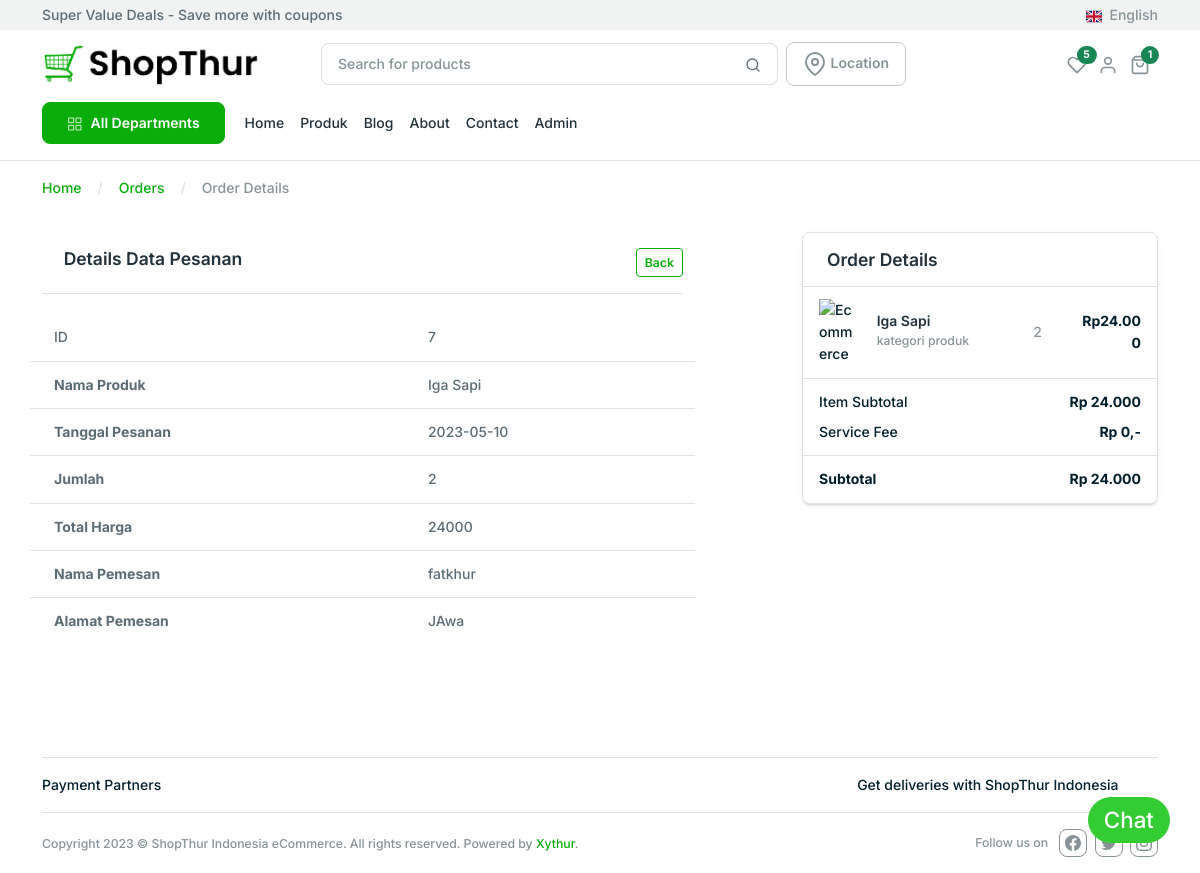
Screenshot of /detail_pesanan.php?id=7 with the database file from the repository.
### tables this page shows
CREATE TABLE `pesanan` (
  `id` int(11) NOT NULL,
  `nama_produk` varchar(55) NOT NULL,
  `tanggal` date NOT NULL,
  `qty` int(11) NOT NULL,
  `total_harga` double NOT NULL,
  `nama_pemesan` varchar(55) NOT NULL,
  `alamat_pemesan` varchar(55) NOT NULL
);

### detail_pesanan.php (the view)
<?php
    include_once 'templates/topbar.php';
    include_once 'templates/header.php';
    require_once 'dbkoneksi.php';
    $_id = $_GET['id'];
    $sql = "SELECT * FROM pesanan WHERE id=?";
    $st = $dbh->prepare($sql);
    $st->execute([$_id]);
    $row = $st->fetch();
?>
<main>
    <div class="mt-4">
    <div class="container">
      <div class="row ">
        <div class="col-12">
          <nav aria-label="breadcrumb">
            <ol class="breadcrumb mb-0">
              <li class="breadcrumb-item"><a href="#!">Home</a></li>
              <li class="breadcrumb-item"><a href="#!">Orders</a></li>
              <li class="breadcrumb-item active" aria-current="page">Order Details</li>
            </ol>
          </nav>
        </div>
      </div>
    </div>
    </div>
    <section class="mb-lg-14 mb-8 mt-8">
        <div class="container">
      <div>
        <div class="row">
          <div class="col-lg-7 col-md-12">
            <div class="accordion accordion-flush" id="accordionFlushExample">
              <div class="accordion-item py-4">
                <div class="d-flex justify-content-between align-items-center">
                  <a href="#" class="fs-5 text-inherit collapsed h4"  data-bs-toggle="collapse"
                    data-bs-target="#flush-collapseOne" aria-expanded="true" aria-controls="flush-collapseOne">
                    <i class="feather-icon icon-map-pin me-2 text-muted"></i>Details Data Pesanan
                  </a>
                  <a href="list_pesanan.php" class="btn btn-outline-primary btn-sm">Back </a>
                </div><hr>
                <div id="flush-collapseOne" class="accordion-collapse collapse show"
                  data-bs-parent="#accordionFlushExample">
                  <div class="mt-5">
                    <div class="row">
                      <table class="table table-centered table-hover">
                            <tr>
                                <td>ID</td>
                                <td><?=$row['id']?></td>
                            </tr>
                            <tr>
                                <td><b>Nama Produk</b></td>
                                <td><?=$row['nama_produk']?></td>
                            </tr>
                            <tr>
                                <td><b>Tanggal Pesanan</b></td>
                                <td><?=$row['tanggal']?></td>
                            </tr>
                            <tr>
                                <td><b>Jumlah</b></td>
                                <td><?=$row['qty']?></td>
                            </tr>
                            <tr>
                                <td><b>Total Harga</b></td>
                                <td><?=$row['total_harga']?></td>
                            </tr>
                            <tr>
                                <td><b>Nama Pemesan</b></td>
                                <td><?=$row['nama_pemesan']?></td>
                            </tr>
                            <tr>
                                <td><b>Alamat Pemesan</b></td>
                                <td><?=$row['alamat_pemesan']?></td>
                            </tr>
                      </table>
                    </div>
                  </div>
                </div>
              </div>
            </div>
          </div>
          <div class="col-12 col-md-12 offset-lg-1 col-lg-4">
            <div class="mt-4 mt-lg-0">
              <div class="card shadow-sm">
                <h5 class="px-6 py-4 bg-transparent mb-0">Order Details</h5>
                <ul class="list-group list-group-flush">
                  <li class="list-group-item px-4 py-3">
                    <div class="row align-items-center">
                      <div class="col-2 col-md-2">
                        <img src="https://s.id/produk_" alt="Ecommerce" class="img-fluid"></div>
                      <div class="col-5 col-md-5">
                        <h6 class="mb-0">
                        <?=$row['nama_produk']?></h6>
                        <span><small class="text-muted">kategori produk</small></span>
                      </div>
                      <div class="col-2 col-md-2 text-center text-muted">
                        <span><?=$row['qty']?></span>
                      </div>
                      <div class="col-3 text-lg-end text-start text-md-end col-md-3">
                        <span class="fw-bold">Rp<?php echo number_format($row['total_harga'],0,',','.'); ?></span>
                      </div>
                    </div>
                  </li>
                  <li class="list-group-item px-4 py-3">
                    <div class="d-flex align-items-center justify-content-between   mb-2">
                      <div>
                        Item Subtotal
                      </div>
                      <div class="fw-bold">
                      Rp <?php echo number_format($row['total_harga'],0,',','.'); ?>
                      </div>
                    </div>
                    <div class="d-flex align-items-center justify-content-between  ">
                      <div>
                        Service Fee <i class="feather-icon icon-info text-muted" data-bs-toggle="tooltip"
                          title="Default tooltip"></i>
                      </div>
                      <div class="fw-bold">
                        Rp 0,-
                      </div>
                    </div>
                  </li>
                  <li class="list-group-item px-4 py-3">
                    <div class="d-flex align-items-center justify-content-between fw-bold">
                      <div>
                        Subtotal
                      </div>
                      <div>
                      Rp <?php echo number_format($row['total_harga'],0,',','.'); ?>
                      </div>
                    </div>
                  </li>
                </ul>
              </div>
            </div>
          </div>
        </div>
      </div>
    </div>
  </section>
</main>
<?php
        include_once 'templates/footer.php';
        include_once 'templates/bottom.php';
?>

### rows the page displays
pesanan: id "7", nama_produk "Iga Sapi", tanggal "2023-05-10", qty "2", total_harga "24000", nama_pemesan "fatkhur", alamat_pemesan "JAwa", total_harga "24.000"
